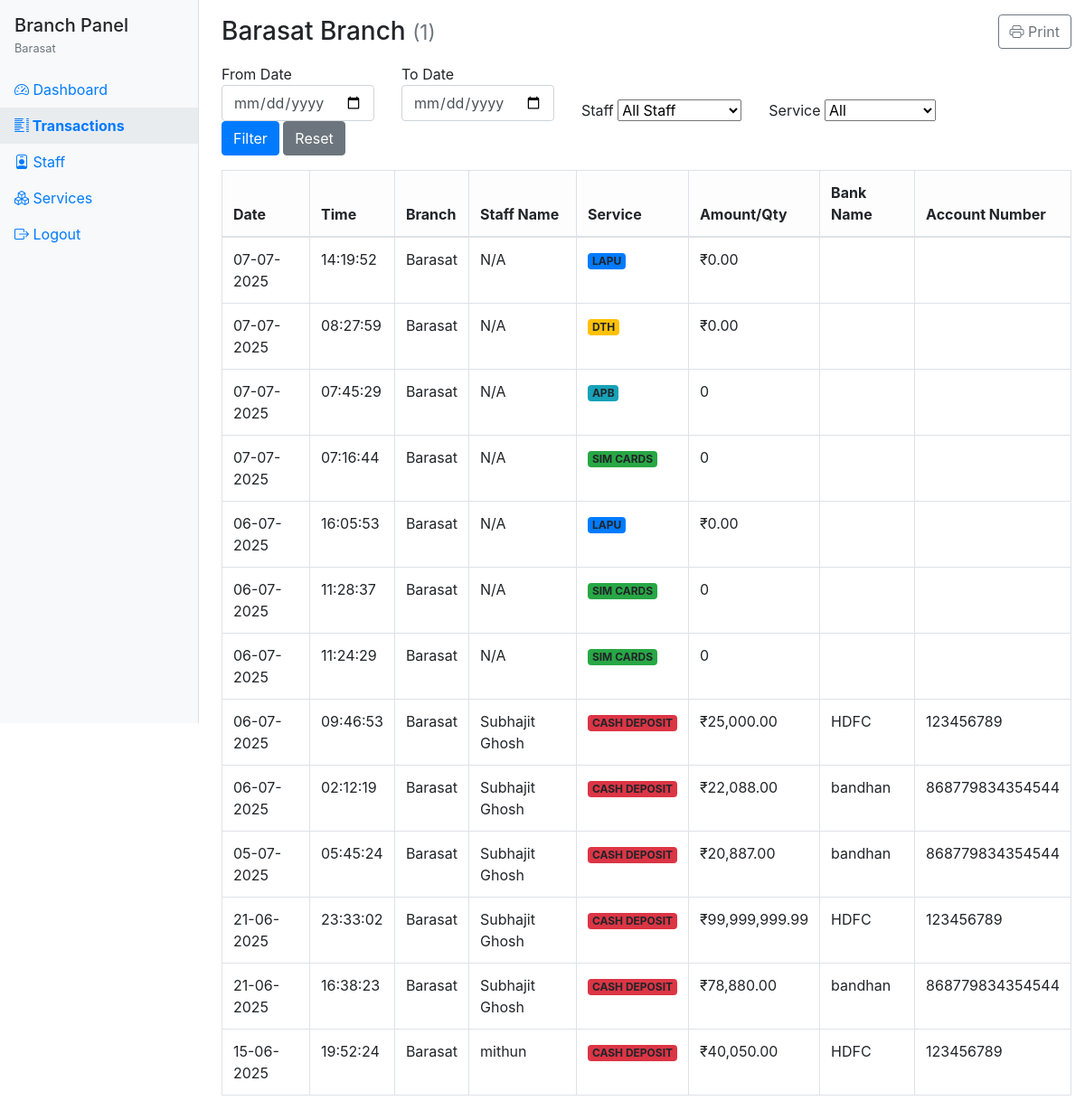
Page /branch/transactions.php (signed in) on the committed database.
### tables this page shows
CREATE TABLE `branches` (
  `id` int(11) NOT NULL,
  `branch_code` varchar(10) NOT NULL,
  `branch_name` varchar(100) NOT NULL,
  `branch_type` enum('main','sub','satellite') DEFAULT 'sub',
  `opening_date` date NOT NULL,
  `address1` varchar(255) NOT NULL,
  `address2` varchar(255) DEFAULT NULL,
  `city` varchar(100) NOT NULL,
  `postal_code` varchar(10) NOT NULL,
  `contact_number` varchar(15) NOT NULL,
  `email` varchar(100) NOT NULL,
  `manager_name` varchar(100) DEFAULT NULL,
  `working_hours` varchar(100) DEFAULT NULL,
  `notes` text DEFAULT NULL,
  `status` enum('active','inactive') DEFAULT 'active',
  `created_by` int(11) DEFAULT NULL,
  `created_at` timestamp NOT NULL DEFAULT current_timestamp(),
  `updated_by` int(11) DEFAULT NULL,
  `updated_at` timestamp NOT NULL DEFAULT current_timestamp() ON UPDATE current_timestamp()
);

CREATE TABLE `lapu` (
  `id` int(11) NOT NULL,
  `branch_id` int(11) NOT NULL,
  `staff_id` int(11) DEFAULT NULL,
  `bank_account_id` int(11) DEFAULT NULL,
  `transaction_date` datetime NOT NULL,
  `cash_received` decimal(10,2) NOT NULL,
  `opening_balance` decimal(10,2) NOT NULL,
  `auto_amount` decimal(10,2) NOT NULL,
  `total_spent` decimal(10,2) NOT NULL,
  `total_available_fund` decimal(10,2) NOT NULL,
  `closing_amount` decimal(10,2) NOT NULL,
  `notes` text DEFAULT NULL,
  `created_at` datetime NOT NULL,
  `updated_at` datetime DEFAULT NULL,
  `staff_name` varchar(255) DEFAULT NULL,
  `bank_name` varchar(255) DEFAULT NULL,
  `bank_account_number` varchar(64) DEFAULT NULL
);

CREATE TABLE `dth` (
  `id` int(11) NOT NULL,
  `branch_id` int(11) DEFAULT NULL,
  `staff_id` int(11) DEFAULT NULL,
  `transaction_date` date DEFAULT NULL,
  `amount_received` decimal(10,2) DEFAULT 0.00,
  `opening_balance` decimal(10,2) DEFAULT 0.00,
  `auto_amount` decimal(10,2) DEFAULT 0.00,
  `total_available_fund` decimal(10,2) DEFAULT 0.00,
  `total_spent` decimal(10,2) DEFAULT 0.00,
  `closing_amount` decimal(10,2) DEFAULT 0.00,
  `created_at` timestamp NOT NULL DEFAULT current_timestamp(),
  `bank_account_id` int(11) DEFAULT NULL,
  `notes` text DEFAULT NULL,
  `closing_stock` int(11) DEFAULT 0
);

CREATE TABLE `apb` (
  `id` int(11) NOT NULL,
  `branch_id` int(11) DEFAULT NULL,
  `staff_id` int(11) DEFAULT NULL,
  `transaction_date` date DEFAULT NULL,
  `quantity_received` int(11) DEFAULT 0,
  `auto_quantity` int(11) NOT NULL DEFAULT 0,
  `opening_stock` int(11) DEFAULT 0,
  `total_available` int(11) DEFAULT 0,
  `total_sold` int(11) DEFAULT 0,
  `closing_stock` int(11) DEFAULT 0,
  `created_at` timestamp NOT NULL DEFAULT current_timestamp(),
  `bank_account_id` int(11) DEFAULT NULL,
  `notes` text DEFAULT NULL
);

CREATE TABLE `sim_cards` (
  `id` int(11) NOT NULL,
  `branch_id` int(11) DEFAULT NULL,
  `staff_id` int(11) DEFAULT NULL,
  `bank_account_id` int(11) DEFAULT NULL,
  `transaction_date` date DEFAULT NULL,
  `quantity_received` int(11) DEFAULT 0,
  `opening_stock` int(11) DEFAULT 0,
  `auto_quantity` int(11) DEFAULT 0,
  `total_available` int(11) DEFAULT 0,
  `total_sold` int(11) DEFAULT 0,
  `closing_stock` int(11) DEFAULT 0,
  `notes` text DEFAULT NULL,
  `created_by` varchar(100) DEFAULT NULL,
  `created_at` timestamp NOT NULL DEFAULT current_timestamp(),
  `opening_balance` decimal(10,2) DEFAULT 0.00,
  `received` decimal(10,2) DEFAULT 0.00,
  `auto_amount` decimal(10,2) DEFAULT 0.00,
  `closing_amount` decimal(10,2) DEFAULT 0.00
);

CREATE TABLE `cash_deposits` (
  `id` int(11) NOT NULL,
  `branch_id` int(11) DEFAULT NULL,
  `staff_id` int(11) DEFAULT NULL,
  `bank_account_id` int(11) DEFAULT NULL,
  `deposit_date` date DEFAULT NULL,
  `notes_2000` int(11) DEFAULT 0,
  `notes_500` int(11) DEFAULT 0,
  `notes_200` int(11) DEFAULT 0,
  `notes_100` int(11) DEFAULT 0,
  `notes_50` int(11) DEFAULT 0,
  `notes_20` int(11) DEFAULT 0,
  `notes_10` int(11) DEFAULT 0,
  `notes_5` int(11) DEFAULT 0,
  `notes_2` int(11) DEFAULT 0,
  `notes_1` int(11) DEFAULT 0,
  `total_amount` decimal(10,2) DEFAULT 0.00,
  `created_at` timestamp NOT NULL DEFAULT current_timestamp()
);

CREATE TABLE `bank_accounts` (
  `id` int(11) NOT NULL,
  `branch_id` int(11) DEFAULT NULL,
  `bank_name` varchar(100) NOT NULL,
  `account_number` varchar(50) NOT NULL,
  `opening_balance` decimal(10,2) DEFAULT 0.00,
  `current_balance` decimal(10,2) DEFAULT 0.00,
  `created_at` timestamp NOT NULL DEFAULT current_timestamp()
);

### branch/transactions.php (the view, shortened to what this page needs)
<?php
$user = $_SESSION['branch_user'];
$branch_defaults = [
    'id' => 0, 'branch_name' => '', 'branch_code' => '', 'address' => '', 'contact_number' => '', 'email' => ''
];
try {
    $db = (new Database())->getConnection();
    $stmt = $db->prepare("SELECT * FROM branches WHERE id = ?");
    $stmt->execute([$user['branch_id']]);
    if ($stmt->rowCount() > 0) {
        $branch = $stmt->fetch(PDO::FETCH_ASSOC);
        $branch = array_merge($branch_defaults, $branch);
    } else {
        $branch = $branch_defaults;
    }
} catch (Exception $e) {
    $branch = $branch_defaults;
}
$filter_from_date = $_GET['from_date'] ?? '';
$filter_to_date   = $_GET['to_date'] ?? '';
$service_tables = [
    [
        'table'=>'lapu',
        'type'=>'lapu',
        'amount_field'=>'auto_amount',
        'bank_fields'=>false
    ],
    [
        'table'=>'sim_cards',
        'type'=>'sim_cards',
        'amount_field'=>'total_sold',
        'bank_fields'=>false
    ],
    [
        'table'=>'apb',
        'type'=>'apb',
        'amount_field'=>'total_sold',
        'bank_fields'=>false
    ],
    [
        'table'=>'dth',
        'type'=>'dth',
        'amount_field'=>'auto_amount',
        'bank_fields'=>false
    ],
    [
        'table'=>'cash_deposits',
        'type'=>'cash_deposit',
        'amount_field'=>'total_amount',
        'bank_fields'=>true
    ],
];
function tableHasStaffId($db, $table) {
    try {
        $cols = $db->query("SHOW COLUMNS FROM `$table` LIKE 'staff_id'");
        return ($cols && $cols->rowCount() > 0);
    } catch (Exception $e) { return false; }
}
$transactions = [];
foreach ($service_tables as $svc) {
    $hasStaffId = tableHasStaffId($db, $svc['table']);
    $where = [];
    $params = [];
    $where[] = "t.branch_id = ?";
    $params[] = $branch['id'];
    $bankSelect = $svc['bank_fields']
        ? "ba.bank_name as bank_account_name, ba.account_number as bank_account_number,"
        : "NULL as bank_account_name, NULL as bank_account_number,";
    $bankJoin = $svc['bank_fields']
        ? "LEFT JOIN bank_accounts ba ON t.bank_account_id = ba.id"
        : "";
    $select_staff_id = $hasStaffId ? "t.staff_id as staff_id," : "NULL as staff_id,";
    $sql = "SELECT
                t.id, t.created_at, '{$svc['type']}' as service_type,
                t.{$svc['amount_field']} as amount,
                $bankSelect
                $select_staff_id
                b.branch_name
            FROM {$svc['table']} t
            $bankJoin
            LEFT JOIN branches b ON t.branch_id = b.id
            WHERE ".implode(' AND ', $where)."
            ORDER BY t.created_at DESC";
    $stmt = $db->prepare($sql);
    $stmt->execute($params);
    $rows = $stmt->fetchAll(PDO::FETCH_ASSOC);
    $transactions = array_merge($transactions, $rows);
}
usort($transactions, function($a,$b) {
    return strtotime($b['created_at']) <=> strtotime($a['created_at']);
});
function getServiceBadgeClass($service) {
    return match($service) {
        'lapu' => 'primary',
        'sim_cards' => 'success',
        'apb' => 'info',
        'dth' => 'warning',
        'cash_deposit' => 'danger',
        default => 'secondary'
    };
}
?>
<!DOCTYPE html>
<html lang="en">
<head>
    <link href="../assets/css/bootstrap.min.css" rel="stylesheet">
    <link href="../assets/css/bootstrap-icons.css" rel="stylesheet">
</head>
<body>
    <div class="sidebar d-none d-lg-block">
        <div class="px-3 mb-3">
            <h5 class="mb-1">Branch Panel</h5>
            <div class="small text-muted"><?php echo htmlspecialchars($branch['branch_name']); ?></div>
        </div>
        <nav class="nav flex-column">
            <a class="nav-link<?php if(basename($_SERVER['PHP_SELF'])=='dashboard.php') echo ' active'; ?>" href="dashboard.php"><i class="bi bi-speedometer2"></i> Dashboard</a>
            <a class="nav-link<?php if(basename($_SERVER['PHP_SELF'])=='transactions.php') echo ' active'; ?>" href="transactions.php"><i class="bi bi-list-columns"></i> Transactions</a>
            <a class="nav-link<?php if(basename($_SERVER['PHP_SELF'])=='staff.php') echo ' active'; ?>" href="staff.php"><i class="bi bi-person-badge"></i> Staff</a>
            <a class="nav-link<?php if(basename($_SERVER['PHP_SELF'])=='services.php') echo ' active'; ?>" href="services.php"><i class="bi bi-boxes"></i> Services</a>
            <a class="nav-link" href="logout.php"><i class="bi bi-box-arrow-right"></i> Logout</a>
        </nav>
    </div>
    <div class="main-content">
    <div class="container-fluid py-3">
        <div class="row align-items-center mb-3">
            <div class="col-12 col-md-6">
                <h3 class="mb-0">
                    <?php echo htmlspecialchars($branch['branch_name']); ?> Branch
                    <small class="text-muted fs-6">(<?php echo htmlspecialchars($branch['branch_code']); ?>)</small>
                </h3>
            </div>
            <div class="col-12 col-md-6 text-md-end noprint">
                <button class="btn btn-outline-secondary print-btn" onclick="window.print()">
                    <i class="bi bi-printer"></i> Print
                </button>
            </div>
        </div>
        <form class="row g-2 align-items-end filter-form noprint" method="get">
            <div class="col-auto">
                <label for="from_date" class="form-label mb-0">From Date</label>
                <input type="date" name="from_date" id="from_date" class="form-control" value="<?php echo htmlspecialchars($filter_from_date); ?>">
            </div>
            <div class="col-auto">
                <label for="to_date" class="form-label mb-0">To Date</label>
                <input type="date" name="to_date" id="to_date" class="form-control" value="<?php echo htmlspecialchars($filter_to_date); ?>">
            </div>
            <div class="col-auto">
                <label for="staff_id" class="form-label mb-0">Staff</label>
                <select name="staff_id" id="staff_id" class="form-select">
                    <option value="">All Staff</option>
                </select>
            </div>
            <div class="col-auto">
                <label for="service_type" class="form-label mb-0">Service</label>
                <select name="service_type" id="service_type" class="form-select">
                    <option value="">All</option>
                </select>
            </div>
            <div class="col-auto">
                <button type="submit" class="btn btn-primary">Filter</button>
                <a href="transactions.php" class="btn btn-secondary">Reset</a>
            </div>
        </form>
        <div class="table-responsive printarea">
            <table class="table table-bordered table-hover align-middle mb-0">
                <thead class="table-light">
                    <tr>
                        <th>Date</th>
                        <th>Time</th>
                        <th>Branch</th>
                        <th>Staff Name</th>
                        <th>Service</th>
                        <th>Amount/Qty</th>
                        <th>Bank Name</th>
                        <th>Account Number</th>
                    </tr>
                </thead>
                <tbody>
                    <?php foreach($transactions as $row): ?>
                    <tr>
                        <td><?php echo date('d-m-Y', strtotime($row['created_at'])); ?></td>
                        <td><?php echo date('H:i:s', strtotime($row['created_at'])); ?></td>
                        <td><?php echo htmlspecialchars($row['branch_name']); ?></td>
                        <td><?php echo htmlspecialchars($row['staff_name']); ?></td>
                        <td>
                            <span class="badge bg-<?php echo getServiceBadgeClass($row['service_type']); ?>">
                                <?php echo strtoupper(str_replace('_', ' ', $row['service_type'])); ?>
                            </span>
                        </td>
                        <td>
                            <?php
                            if (in_array($row['service_type'], ['lapu', 'dth', 'cash_deposit'])) {
                                echo "₹" . number_format($row['amount'], 2);
                            } else {
                                echo number_format($row['amount']);
                            }
                            ?>
                        </td>
                        <td>
                            <?php
                            echo ($row['service_type'] === "cash_deposit" && !is_null($row['bank_account_name'])) ? htmlspecialchars($row['bank_account_name']) : '';
                            ?>
                        </td>
                        <td>
                            <?php
                            echo ($row['service_type'] === "cash_deposit" && !is_null($row['bank_account_number'])) ? htmlspecialchars($row['bank_account_number']) : '';
                            ?>
                        </td>
                    </tr>
                    <?php endforeach; ?>
                </tbody>
            </table>
        </div>
    </div>
    </div>
</body>
</html>

### branch/transactions.php (style rules this page uses)
.filter-form .form-select, .filter-form .form-control { min-width: 120px; }
.print-btn { float: right; margin-left: 1rem; }
.table-responsive { margin-top: 1rem; }
.sidebar { height: 100vh; background: #f8f9fa; border-right: 1px solid #dee2e6; min-width: 220px; position: fixed; left: 0; top: 0; padding-top: 1rem; }
.sidebar .nav-link.active { background: #e9ecef; font-weight: bold; }
.main-content { margin-left: 230px; }

### rows in the picture
branches: branch_name "Barasat", branch_code "1"
lapu: created_at "07-07-2025", created_at "14:19:52", branch.branch_name "Barasat", staff_name "N/A", service_type "LAPU", auto_amount "0.00"
dth: created_at "07-07-2025", created_at "08:27:59", branch.branch_name "Barasat", staff_name "N/A", service_type "DTH", auto_amount "0.00"
apb: created_at "07-07-2025", created_at "07:45:29", branch.branch_name "Barasat", staff_name "N/A", service_type "APB", total_sold "0"
sim_cards: created_at "07-07-2025", created_at "07:16:44", branch.branch_name "Barasat", staff_name "N/A", service_type "SIM CARDS", total_sold "0"
lapu: created_at "06-07-2025", created_at "16:05:53", branch.branch_name "Barasat", staff_name "N/A", service_type "LAPU", auto_amount "0.00"
sim_cards: created_at "06-07-2025", created_at "11:28:37", branch.branch_name "Barasat", staff_name "N/A", service_type "SIM CARDS", total_sold "0"
sim_cards: created_at "06-07-2025", created_at "11:24:29", branch.branch_name "Barasat", staff_name "N/A", service_type "SIM CARDS", total_sold "0"
cash_deposits: created_at "06-07-2025", created_at "09:46:53", branch.branch_name "Barasat", staff_name "Subhajit Ghosh", service_type "CASH DEPOSIT", total_amount "25,000.00", bank_account.bank_name "HDFC", bank_account.account_number "123456789"
cash_deposits: created_at "06-07-2025", created_at "02:12:19", branch.branch_name "Barasat", staff_name "Subhajit Ghosh", service_type "CASH DEPOSIT", total_amount "22,088.00", bank_account.bank_name "bandhan", bank_account.account_number "868779834354544"
cash_deposits: created_at "05-07-2025", created_at "05:45:24", branch.branch_name "Barasat", staff_name "Subhajit Ghosh", service_type "CASH DEPOSIT", total_amount "20,887.00", bank_account.bank_name "bandhan", bank_account.account_number "868779834354544"
cash_deposits: created_at "21-06-2025", created_at "23:33:02", branch.branch_name "Barasat", staff_name "Subhajit Ghosh", service_type "CASH DEPOSIT", total_amount "99,999,999.99", bank_account.bank_name "HDFC", bank_account.account_number "123456789"
cash_deposits: created_at "21-06-2025", created_at "16:38:23", branch.branch_name "Barasat", staff_name "Subhajit Ghosh", service_type "CASH DEPOSIT", total_amount "78,880.00", bank_account.bank_name "bandhan", bank_account.account_number "868779834354544"
cash_deposits: created_at "15-06-2025", created_at "19:52:24", branch.branch_name "Barasat", staff_name "mithun", service_type "CASH DEPOSIT", total_amount "40,050.00", bank_account.bank_name "HDFC", bank_account.account_number "123456789"
